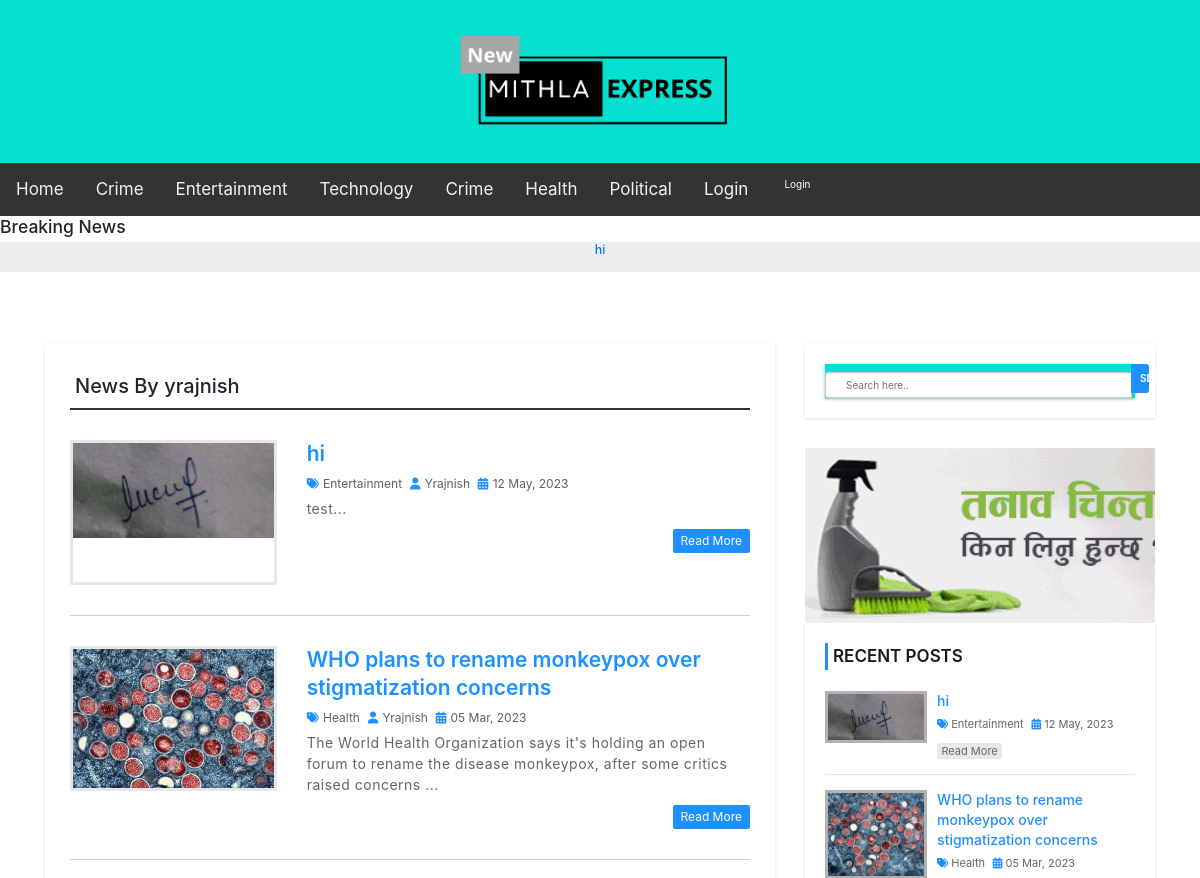
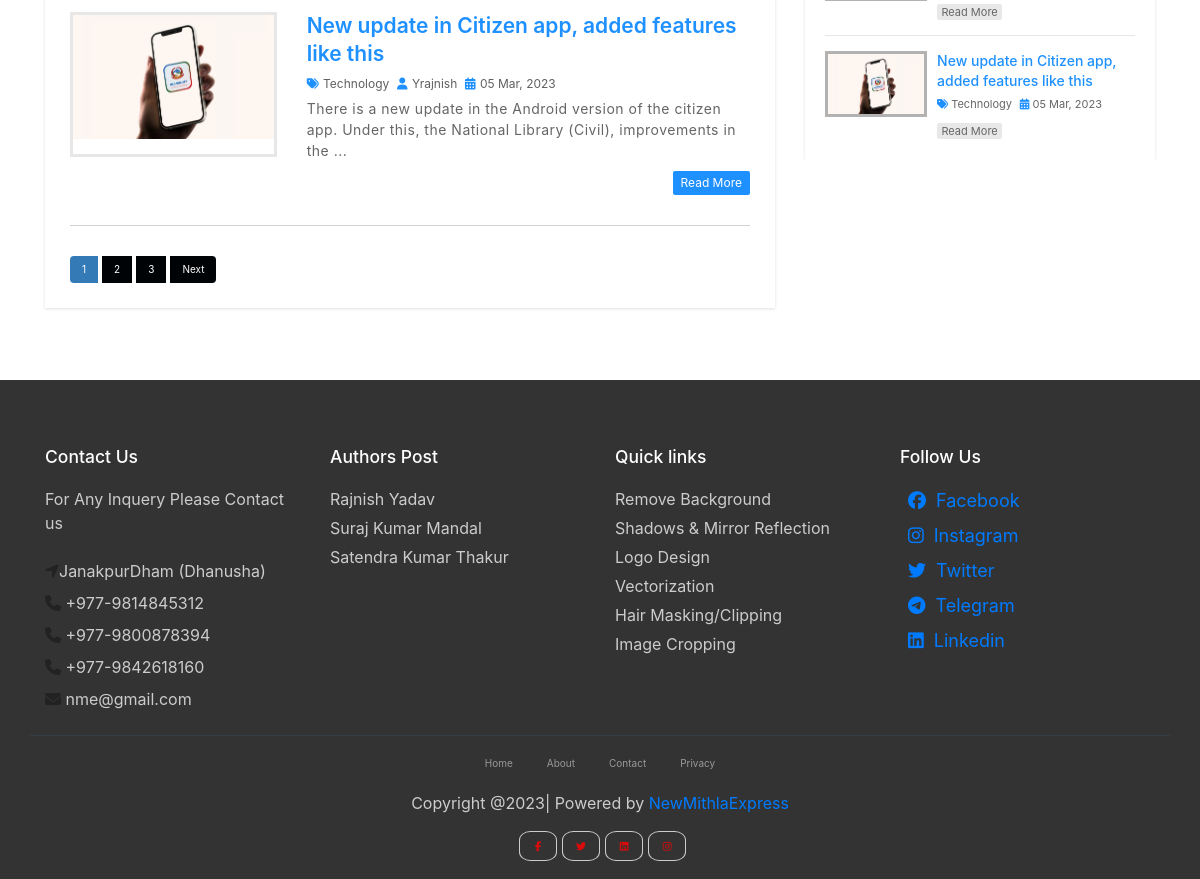
/author.php?aid=39, run on the app's committed database (2 pictures, top to bottom).
### tables this page shows
CREATE TABLE `settings` (
  `id` int(11) NOT NULL,
  `websitename` varchar(60) NOT NULL,
  `logo` varchar(50) NOT NULL,
  `footerdesc` varchar(255) NOT NULL
);

CREATE TABLE `post` (
  `post_id` int(11) NOT NULL,
  `title` varchar(100) NOT NULL,
  `description` text NOT NULL,
  `category` varchar(100) NOT NULL,
  `post_date` varchar(50) NOT NULL,
  `author` int(11) NOT NULL,
  `post_img` varchar(100) NOT NULL
);

CREATE TABLE `user` (
  `user_id` int(10) UNSIGNED NOT NULL,
  `first_name` varchar(30) NOT NULL,
  `last_name` varchar(30) NOT NULL,
  `username` varchar(30) DEFAULT NULL,
  `password` varchar(40) DEFAULT NULL,
  `role` int(11) NOT NULL
);

CREATE TABLE `category` (
  `category_id` int(11) NOT NULL,
  `category_name` varchar(100) NOT NULL,
  `post` int(11) NOT NULL DEFAULT 0
);

### author.php (the view, shortened to what this page needs)
<?php include 'header.php'; ?>
    <div id="main-content">
      <div class="container">
        <div class="row">
            <div class="col-md-8">
              <div class="post-container">
                <?php
                include "config.php";
                if(isset($_GET['aid'])){
                  $auth_id = $_GET['aid'];
                  $sql1 = "SELECT * FROM post JOIN user
                          ON post.author = user.user_id
                          WHERE post.author = {$auth_id}";
                  $result1 = mysqli_query($conn, $sql1) or die("Query Failed.");
                  $row1 = mysqli_fetch_assoc($result1);
                ?>
                <h2 class="page-heading">News By <?php echo $row1['username']; ?></h2>
                <?php
                  $limit = 3;
                  if(isset($_GET['page'])){
                    $page = $_GET['page'];
                  }else{
                    $page = 1;
                  }
                  $offset = ($page - 1) * $limit;
                  $sql = "SELECT post.post_id, post.title, post.description,post.post_date,post.author,
                  category.category_name,user.username,post.category,post.post_img FROM post
                  LEFT JOIN category ON post.category = category.category_id
                  LEFT JOIN user ON post.author = user.user_id
                  WHERE post.author = {$auth_id}
                  ORDER BY post.post_id DESC LIMIT {$offset},{$limit}";
                  $result = mysqli_query($conn, $sql) or die("Query Failed.");
                  if(mysqli_num_rows($result) > 0){
                    while($row = mysqli_fetch_assoc($result)) {
                ?>
                  <div class="post-content">
                      <div class="row">
                          <div class="col-md-4">
                            <a class="post-img" href="single.php?id=<?php echo $row['post_id']; ?>"><img src="admin/upload/<?php echo $row['post_img']; ?>" alt=""/></a>
                          </div>
                          <div class="col-md-8">
                            <div class="inner-content clearfix">
                                <h3><a href='single.php?id=<?php echo $row['post_id']; ?>'><?php echo $row['title']; ?></a></h3>
                                <div class="post-information">
                                    <span>
                                        <i class="fa fa-tags" aria-hidden="true"></i>
                                        <a href='category.php?cid=<?php echo $row['category']; ?>'><?php echo $row['category_name']; ?></a>
                                    </span>
                                    <span>
                                        <i class="fa fa-user" aria-hidden="true"></i>
                                        <a href='author.php?aid=<?php echo $row['author']; ?>'><?php echo $row['username']; ?></a>
                                    </span>
                                    <span>
                                        <i class="fa fa-calendar" aria-hidden="true"></i>
                                        <?php echo $row['post_date']; ?>
                                    </span>
                                </div>
                                <p class="description">
                                    <?php echo substr($row['description'],0,130) . "..."; ?>
                                </p>
                                <a class='read-more pull-right' href='single.php?id=<?php echo $row['post_id']; ?>'>read more</a>
                            </div>
                          </div>
                      </div>
                  </div>
                  <?php
                    }
                  }else{
                    echo "<h2>No Record Found.</h2>";
                  }
                  if(mysqli_num_rows($result1) > 0){
                    $total_records = mysqli_num_rows($result1);
                    $total_page = ceil($total_records / $limit);
                    echo '<ul class="pagination admin-pagination">';
                    for($i = 1; $i <= $total_page; $i++){
                      if($i == $page){
                        $active = "active";
                      }else{
                        $active = "";
                      }
                      echo '<li class="'.$active.'"><a href="author.php?aid='.$auth_id .'&page='.$i.'">'.$i.'</a></li>';
                    }
                    if($total_page > $page){
                      echo '<li><a href="author.php?aid='.$auth_id .'&page='.($page + 1).'">Next</a></li>';
                    }
                    echo '</ul>';
                  }
                }else{
                  echo "<h2>No Record Found.</h2>";
                }
                  ?>
              </div>
            </div>
            <?php include 'sidebar.php'; ?>
        </div>
      </div>
    </div>
<?php include 'footer.php'; ?>

### header.php (shortened to what this page needs)
<!DOCTYPE html>
<html lang="en">
<head>
    <link rel="stylesheet" href="css/bootstrap.min.css" />
    <link rel="stylesheet" href="/css/font-awesome.css">
    <link rel="stylesheet" href="css/style.css">
     <link href="//maxcdn.bootstrapcdn.com/bootstrap/4.1.1/css/bootstrap.min.css" rel="stylesheet" id="bootstrap-css">
     <link rel="stylesheet" href="https://stackpath.bootstrapcdn.com/bootstrap/4.1.3/css/bootstrap.min.css">
      <link rel="stylesheet" href="https://use.fontawesome.com/releases/v5.2.0/css/all.css">
      <link rel="stylesheet" href="https://cdnjs.cloudflare.com/ajax/libs/font-awesome/4.7.0/css/font-awesome.min.css">
</head>
<body>
<div id="header">
    <div class="container">
        <div class="row">
            <div class=" col-md-offset-4 col-md-4">
              <?php
                include "config.php";
                $sql = "SELECT * FROM settings";
                $result = mysqli_query($conn, $sql) or die("Query Failed.");
                if(mysqli_num_rows($result) > 0){
                  while($row = mysqli_fetch_assoc($result)) {
                    if($row['logo'] == ""){
                      echo '<a href="index.php"><h1>'.$row['websitename'].'</h1></a>';
                    }else{
                      echo '<a href="index.php" id="logo"><img src="admin/images/'. $row['logo'] .'"></a>';
                    }
                  }
                }
                ?>
            </div>
        </div>
    </div>
</div>
<div class="topnav" id="myTopnav">
  <a href="http://localhost/NewMithlaExpress/index.php" class="click">Home</a>
  <a href="http://localhost/NewMithlaExpress/category.php?cid=34">Crime</a>
  <a href="http://localhost/NewMithlaExpress/category.php?cid=31">Entertainment</a>
  <a href="http://localhost/newmithlaexpress/category.php?cid=40">Technology</a>
  <a href="http://localhost/NewMithlaExpress/category.php?cid=36">Crime</a>
  <a href="http://localhost/NewMithlaExpress/category.php?cid=33">Health</a>
  <a href="http://localhost/NewMithlaExpress/category.php?cid=32">Political</a>
  <a href="http://localhost/newmithlaexpress/admin/">Login</a>
 <button onclick="document.getElementById('id01').style.display='block'" style="width:auto;" href="http://localhost/newmithlaexpress/admin/">Login</button>
</div>
<nav>
<div>
<h3> Breaking News </h3>
<div class="vwrap"><div class="vmove">
<div class="recent-post-container">
        <?php
        include "config.php";
        $limit = 10;
        $sql = "SELECT post.post_id, post.title, post.post_date,
        category.category_name,post.category,post.post_img FROM post
        LEFT JOIN category ON post.category = category.category_id
        ORDER BY post.post_id DESC LIMIT {$limit}";
        $result = mysqli_query($conn, $sql) or die("Query Failed. : Recent Post");
        if(mysqli_num_rows($result) > 0){
          while($row = mysqli_fetch_assoc($result)) {
      ?>
        <div class="recent-post">
            <div class="post-content">
              <div class="vitem">
                <h5><a href="single.php?id=<?php echo $row['post_id']; ?>"><?php echo $row['title']; ?></a></h5>
          </div>
            </div>
        </div>
    <?php
      }
    }
    ?>
</div>
  </div>
    </div>
  </div>
  <?php include 'calender.php'; ?>

### sidebar.php
<div id="sidebar" class="col-md-4">
    <div class="search-box-container">
        <form class="search-post" action="search.php" method ="GET">
            <div class="input-group">
                <input type="text" name="search" class="form-control" placeholder="Search here..">
                <span class="input-group-btn">
                    <button type="submit" class="btn btn-danger">Search</button>
                </span>
            </div>
        </form>
    </div>
    <img src="ads/ad4.gif" alt="" class="responsive">
    <div class="recent-post-container">
        <h4>Recent Posts</h4>
        <?php
        include "config.php";
        $limit = 3;
        $sql = "SELECT post.post_id, post.title, post.post_date,
        category.category_name,post.category,post.post_img FROM post
        LEFT JOIN category ON post.category = category.category_id
        ORDER BY post.post_id DESC LIMIT {$limit}";
        $result = mysqli_query($conn, $sql) or die("Query Failed. : Recent Post");
        if(mysqli_num_rows($result) > 0){
          while($row = mysqli_fetch_assoc($result)) {
      ?>
        <div class="recent-post">
            <a class="post-img" href="single.php?id=<?php echo $row['post_id']; ?>">
                <img src="admin/upload/<?php echo $row['post_img']; ?>" alt=""/>
            </a>
            <div class="post-content">
                <h5><a href="single.php?id=<?php echo $row['post_id']; ?>"><?php echo $row['title']; ?></a></h5>
                <span>
                    <i class="fa fa-tags" aria-hidden="true"></i>
                    <a href='category.php?cid=<?php echo $row['category']; ?>'><?php echo $row['category_name']; ?></a>
                </span>
                <span>
                    <i class="fa fa-calendar" aria-hidden="true"></i>
                    <?php echo $row['post_date']; ?>
                </span>
                <a class="read-more" href="single.php?id=<?php echo $row['post_id']; ?>">read more</a>
            </div>
        </div>
    <?php
      }
    }
    ?>
    </div>
    <img src="ads/ad1.gif" alt="ads" class="responsive">
</div>

### data on the page
settings: logo (picture)
post: title "hi", post_img (picture), category.category_name "Entertainment", user.username "Yrajnish", post_date "12 May, 2023", description "test"
user: username "yrajnish"
post: post_img (picture), title "WHO plans to rename monkeypox over stigmatization concerns", category.category_name "Health", user.username "Yrajnish", post_date "05 Mar, 2023", description "The World Health Organization says it's holding an open forum to rename the disease monkeypox, after some critics raised concerns"
post: post_img (picture), title "New update in Citizen app, added features like this", category.category_name "Technology", user.username "Yrajnish", post_date "05 Mar, 2023", description "There is a new update in the Android version of the citizen app. Under this, the National Library (Civil), improvements in the"
